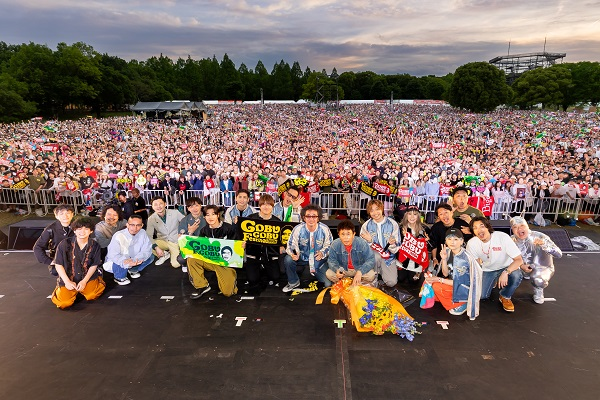
#> input picture tg010_7.jpg, 600 x 400 px, given in place of the camera
$ python eria.py
#> lines starting #> are read from the running program, lines starting #| are printed output that depends on the picture; after the words box and inside, x2 and y2 are one past the last pixel; in counts of white or black regions, pixels touching at a corner belong together
# カメラ映像から入力
import cv2
import numpy as np

# --- グローバル変数（マウス操作用） ---
grid_state = None
cell_w = 0
cell_h = 0
drawing = False


def select_grid_callback(event, x, y, flags, param):

    #マウス操作を受け取り、グリッドのON/OFFを切り替える関数

    global grid_state, cell_w, cell_h, drawing

    # グリッドのどの行・列をクリックしているか計算
    col = x // cell_w
    row = y // cell_h

    # 画面外をクリックした際のエラー防止
    if row >= grid_state.shape[0] or col >= grid_state.shape[1]:
        return

    if event == cv2.EVENT_LBUTTONDOWN:
        drawing = True
        # クリックしたセルの状態を反転（ONならOFF、OFFならON）
        grid_state[row, col] = not grid_state[row, col]

    elif event == cv2.EVENT_MOUSEMOVE:
        if drawing:
            # ドラッグ中はセルをONに塗りつぶす（操作性向上のため）
            grid_state[row, col] = True

    elif event == cv2.EVENT_LBUTTONUP:
        drawing = False


def setup_fence_area(frame, rows=10, cols=15):

    #ユーザーにCAPTCHA風の画面を提示し、マスク画像を作成する関数

    global grid_state, cell_w, cell_h

    h, w = frame.shape[:2]
    cell_w = w // cols
    cell_h = h // rows

    # 全てのグリッド状態をFalse（未選択）で初期化
    grid_state = np.zeros((rows, cols), dtype=bool)

    window_name = "Select Fence Area (Press ENTER to confirm)"
    cv2.namedWindow(window_name)
    cv2.setMouseCallback(window_name, select_grid_callback)

    print("\n" + "=" * 40)
    print("【エリア設定モード】")
    print("マウスでクリックまたはドラッグして、観客エリアを選択してください。")
    print("選択が完了したら 'Enter' キーを押してください。")
    print("=" * 40 + "\n")

    while True:
        display = frame.copy()
        overlay = frame.copy()

        # 選択されたセルを赤色で塗りつぶす
        for r in range(rows):
            for c in range(cols):
                if grid_state[r, c]:
                    pt1 = (c * cell_w, r * cell_h)
                    pt2 = ((c + 1) * cell_w, (r + 1) * cell_h)
                    cv2.rectangle(overlay, pt1, pt2, (0, 0, 255), -1)

        # 半透明にして元の映像と合成（アルファブレンド）
        cv2.addWeighted(overlay, 0.5, display, 0.5, 0, display)

        # グリッドの線を描画
        for r in range(1, rows):
            cv2.line(display, (0, r * cell_h), (w, r * cell_h), (255, 255, 255), 1)
        for c in range(1, cols):
            cv2.line(display, (c * cell_w, 0), (c * cell_w, h), (255, 255, 255), 1)

        cv2.imshow(window_name, display)

        # Enterキー(13) または Spaceキー(32) で決定
        key = cv2.waitKey(1) & 0xFF
        if key == 13 or key == 32:
            break

    cv2.destroyWindow(window_name)

    # --- 選択結果から最終的なマスク画像（白黒）を生成 ---
    final_mask = np.zeros((h, w), dtype=np.uint8)
    for r in range(rows):
        for c in range(cols):
            if grid_state[r, c]:
                pt1 = (c * cell_w, r * cell_h)
                pt2 = ((c + 1) * cell_w, (r + 1) * cell_h)
                cv2.rectangle(final_mask, pt1, pt2, 255, -1)

    return final_mask


# ==========================================
# テスト実行部分（カメラ入力版）
# ==========================================
if __name__ == "__main__":
    print("カメラを起動しています...")
    cap = cv2.VideoCapture(0)  # 必要に応じて 1 や 2 に変更

    if not cap.isOpened():
        print("【エラー】カメラにアクセスできませんでした。")
        exit()

    # --- [STEP 1] カメラの映像が安定するまで数フレーム読み飛ばす ---
    for _ in range(5):
        cap.read()
#> this loop made 5 passes
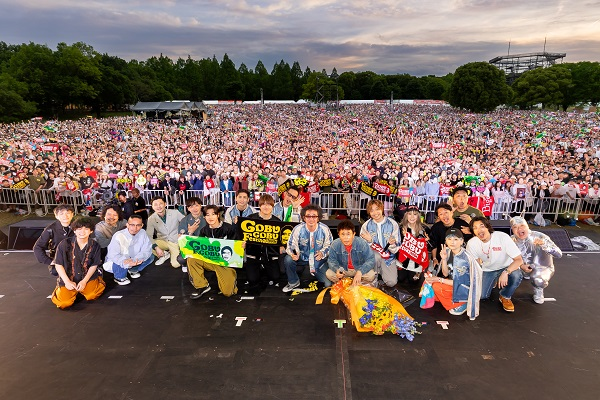
#> input picture tg010_7.jpg, 600 x 400 px, given in place of the camera

    ret, initial_frame = cap.read()
#> initial_frame is the input picture: shape (400, 600, 3); mean B, G, R 91, 98.4, 115.4
    if not ret:
        print("フレームの取得に失敗しました。")
        exit()

    # --- [STEP 2] 初期セットアップ：手動でマスクを作成（1回だけ実行） ---
    # rows(行数) と cols(列数) を変更するとグリッドの細かさを調整できます
    fence_mask = setup_fence_area(initial_frame, rows=12, cols=16)
#> after the loop in setup_fence_area, `for r in range(1, rows):`:
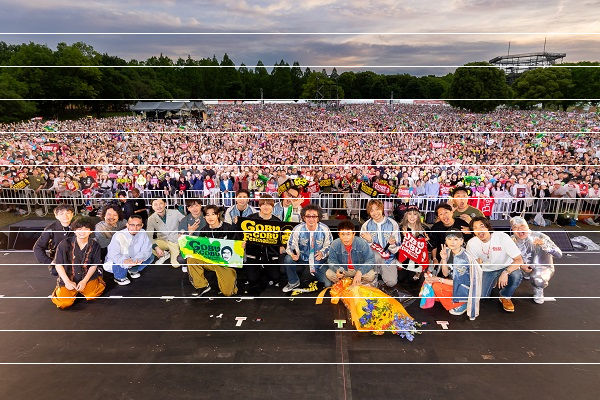
#> display: shape (400, 600, 3); 2.75% of pixels changed, all inside (x1, y1, x2, y2) = (0, 33, 600, 364)
#> after the loop in setup_fence_area, `for c in range(1, cols):`:
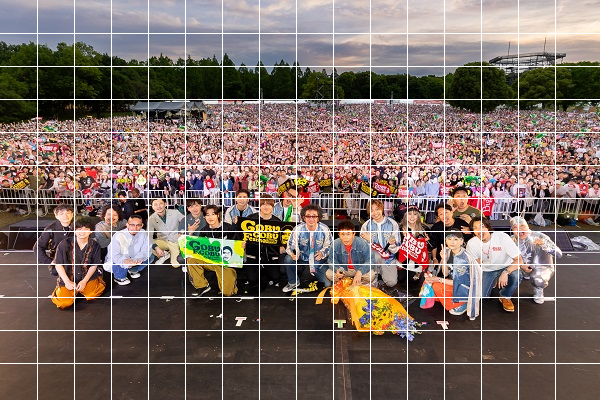
#> display: shape (400, 600, 3); 2.43% of pixels changed, all inside (x1, y1, x2, y2) = (37, 0, 556, 400)
#> (key q is pressed here)
#> after the loop in setup_fence_area, `for r in range(rows):`: final_mask: shape (400, 600); every value is 0

    print("エリアの設定が完了しました。監視をスタートします...")
    print("「q」キーを押すと終了します。")

    # --- [STEP 3] メインループ：以降はこのマスクを使い回す ---
    while True:
        ret, frame = cap.read()
        if not ret:
            break

        # ここで、取得した fence_mask を使って「領域内の人の数」などを判定します。
        # 例として、設定したエリア内だけ明るく表示し、エリア外を暗くする処理を記述します。

        # エリア外を暗くする視覚効果（ビット演算）
        dark_frame = (frame * 0.3).astype(np.uint8)
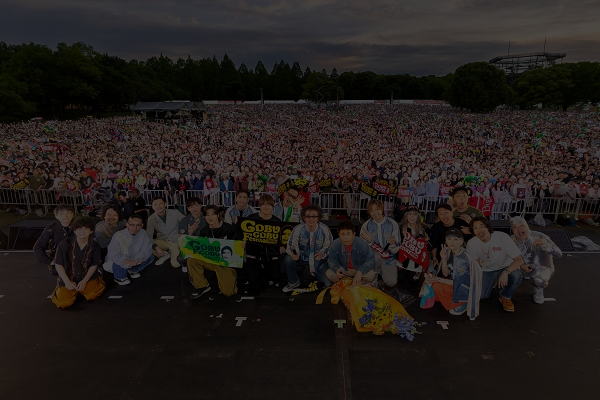
#> dark_frame: shape (400, 600, 3); mean B, G, R 26.9, 29.1, 34.2
        # maskが255(白)の部分だけ元の明るいframeを残す
        highlighted_area = cv2.bitwise_and(frame, frame, mask=fence_mask)
#> highlighted_area: shape (400, 600, 3); every value is 0
        # maskが0(黒)の部分は暗いframeを残す
        inverse_mask = cv2.bitwise_not(fence_mask)
#> inverse_mask: shape (400, 600); every value is 255
        darkened_area = cv2.bitwise_and(dark_frame, dark_frame, mask=inverse_mask)

        # 結合して表示
        monitoring_display = cv2.add(highlighted_area, darkened_area)

        # 結果の可視化
        cv2.imshow("Monitoring (Area highlighted)", monitoring_display)
        # cv2.imshow("Static Mask", fence_mask) # マスク単体を見たい場合はコメントアウトを外す

        if cv2.waitKey(1) & 0xFF == ord('q'):
#> (key q is pressed here)
            break

    cap.release()
    cv2.destroyAllWindows()
    print("テストを終了しました。")

$ run again, on unnamed.jpg
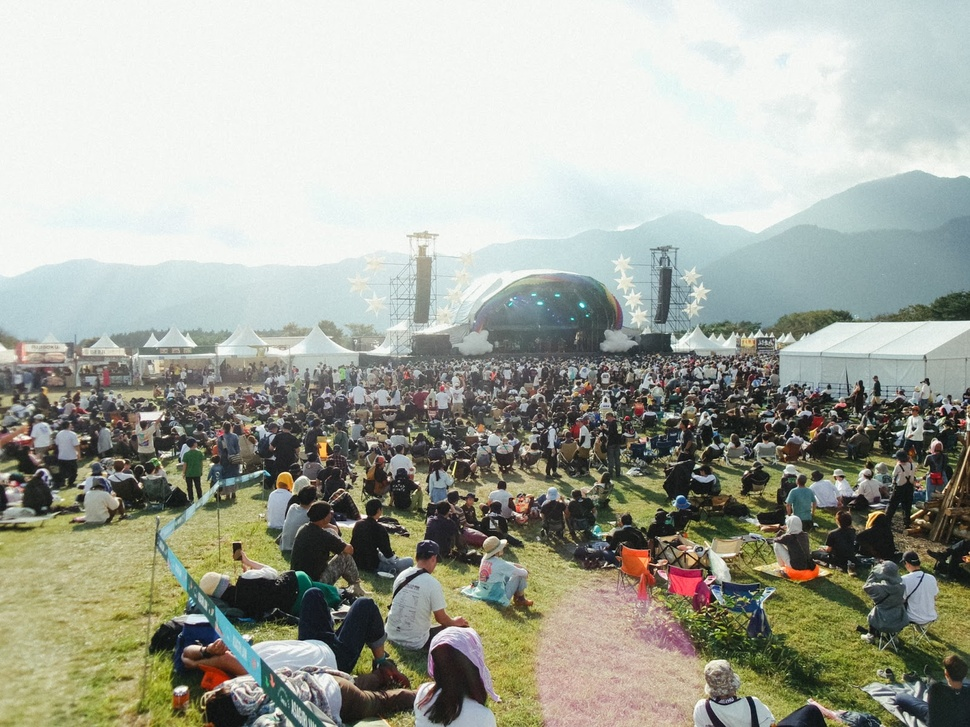
#> input picture unnamed.jpg, 970 x 727 px, shrunk from 1600 x 1200 before the run, given in place of the camera
#> the loop `for _ in range(5):` made 5 passes
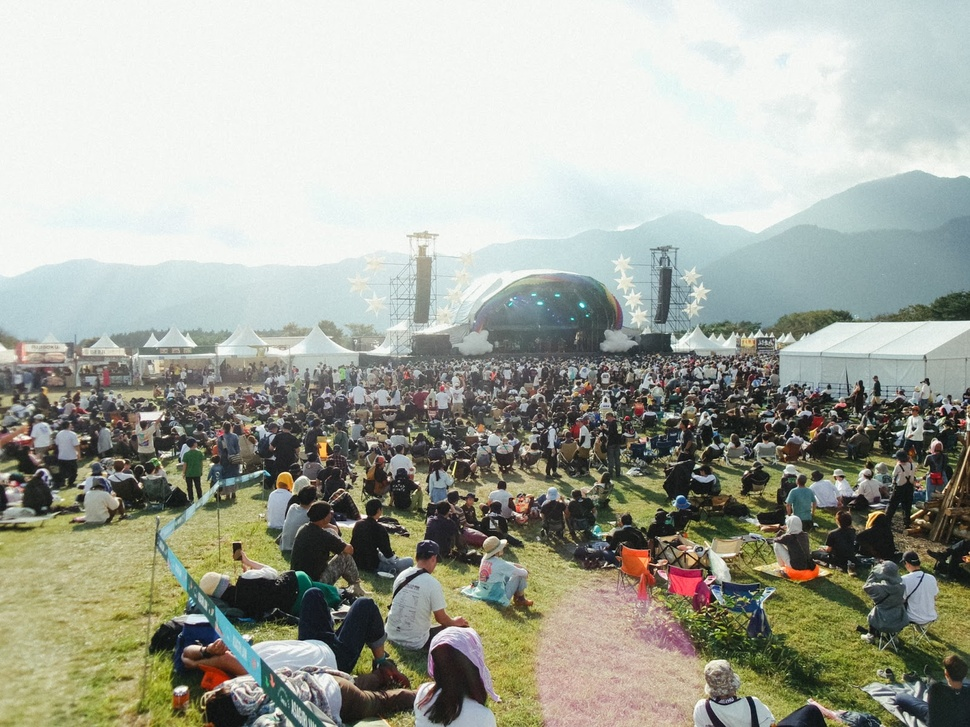
#> input picture unnamed.jpg, 970 x 727 px, shrunk from 1600 x 1200 before the run, given in place of the camera
#> initial_frame is the input picture: shape (727, 970, 3); mean B, G, R 156.4, 167.8, 164.6
#> after the loop in setup_fence_area, `for c in range(1, cols):`:
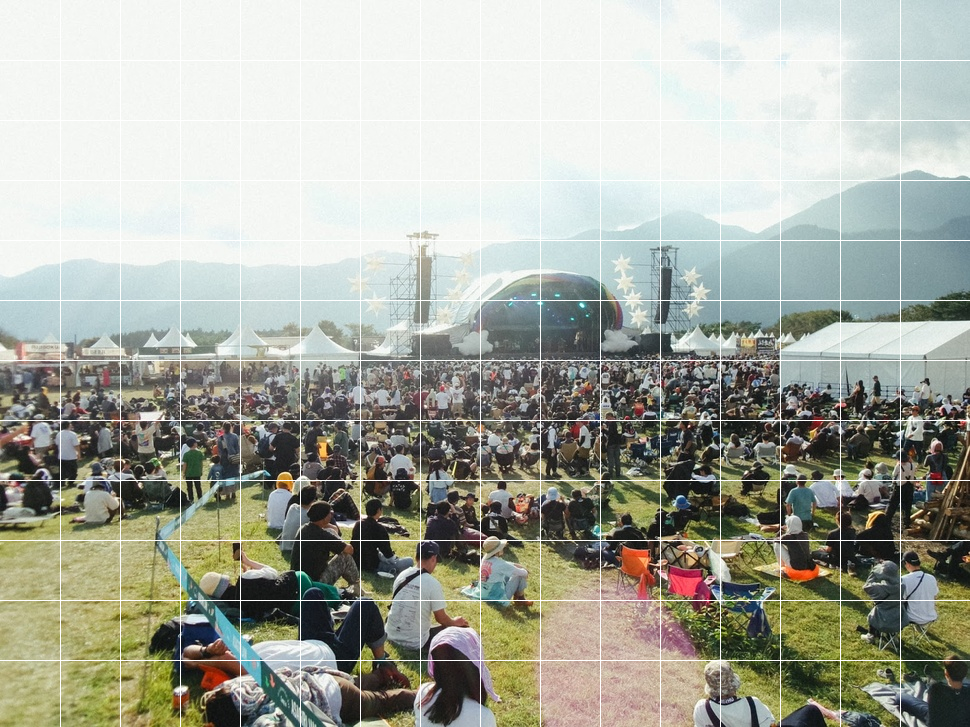
#> display: shape (727, 970, 3); mean B, G, R 159.4, 170.4, 167.4
#> `dark_frame = (frame * 0.3).astype(np.uint8)`:
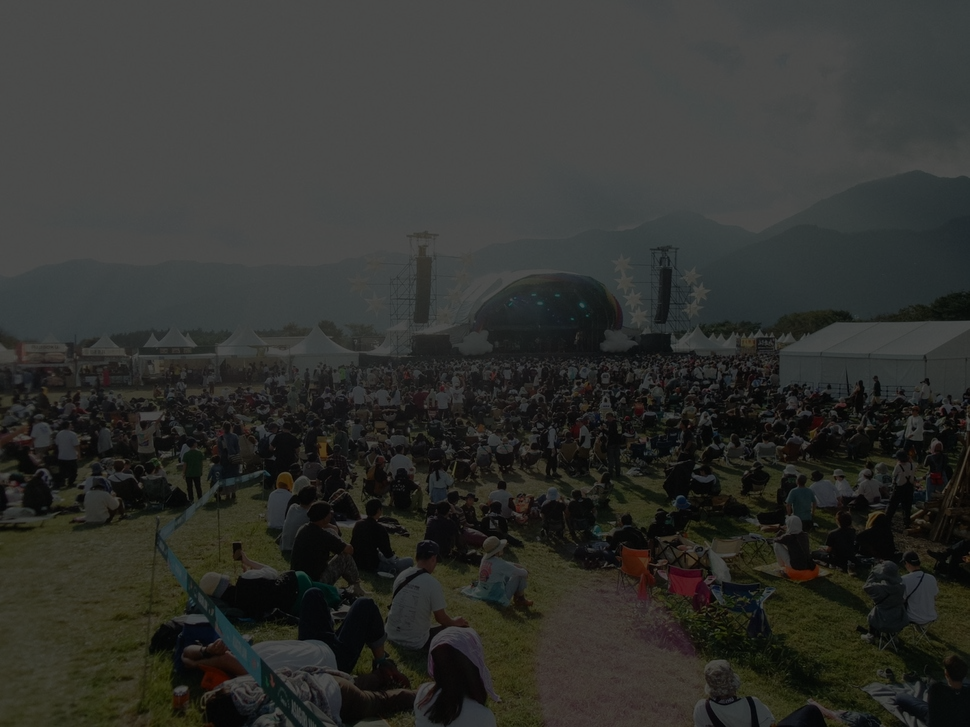
#> dark_frame: shape (727, 970, 3); mean B, G, R 46.5, 49.9, 48.9
#> highlighted_area: shape (727, 970, 3); every value is 0
#> inverse_mask: shape (727, 970); every value is 255

$ run again, on noonlot.png
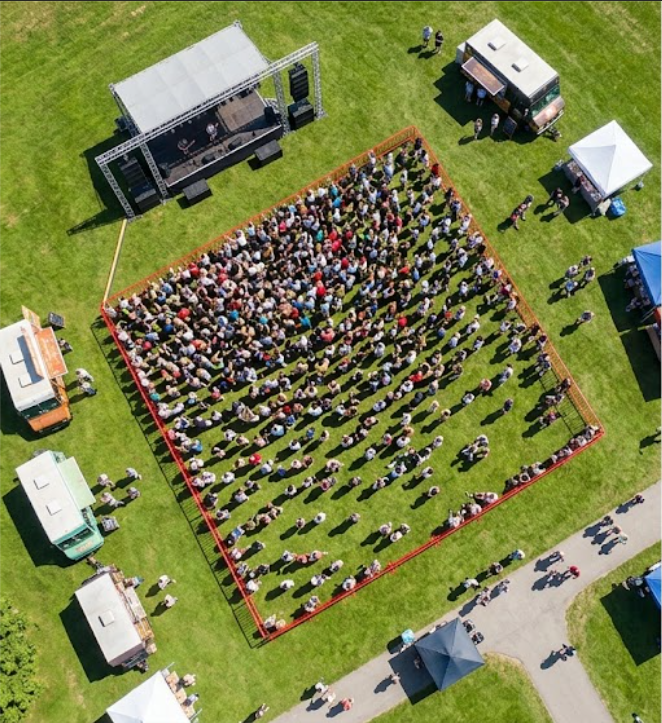
#> input picture noonlot.png, 662 x 723 px, given in place of the camera
#> the loop `for _ in range(5):` made 5 passes
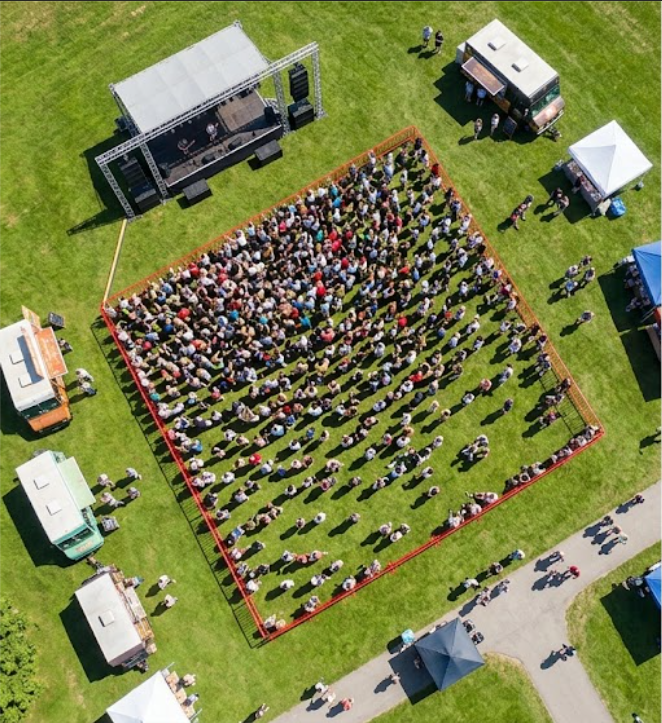
#> input picture noonlot.png, 662 x 723 px, given in place of the camera
#> initial_frame is the input picture: shape (723, 662, 3); mean B, G, R 73.6, 128.3, 122.4
#> after the loop in setup_fence_area, `for c in range(1, cols):`:
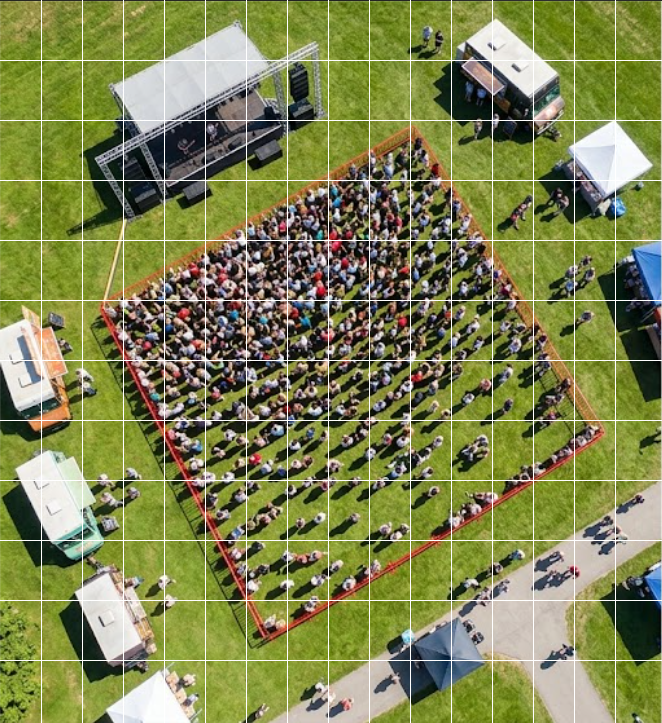
#> display: shape (723, 662, 3); mean B, G, R 80.4, 133, 127.4
#> `dark_frame = (frame * 0.3).astype(np.uint8)`:
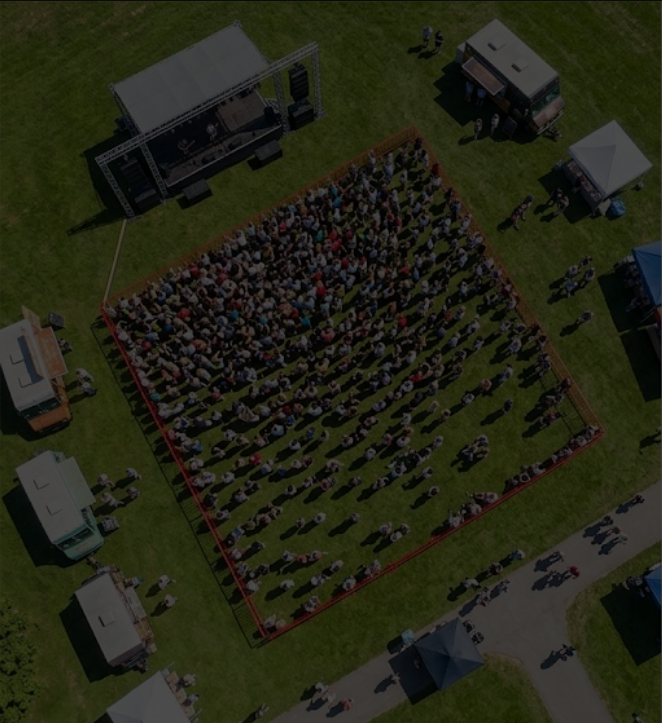
#> dark_frame: shape (723, 662, 3); mean B, G, R 21.6, 38, 36.3
#> highlighted_area: shape (723, 662, 3); every value is 0
#> inverse_mask: shape (723, 662); every value is 255
